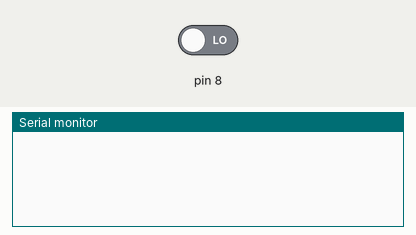
A sketch run on a simulated Arduino Uno, built with avr-gcc and run on an emulated ATmega328P. Parts: the last lines printed to the serial monitor. The inputs (shaded band) are chosen by the test bench; at power-on: pin 8 LOW.

Above: at 1.2 s.
1.3 s: pin 8 driven HIGH
At 2.5 s:
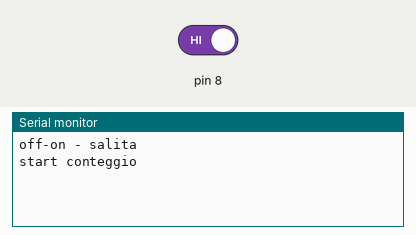
2.8 s: pin 8 driven LOW
At 3.2 s:
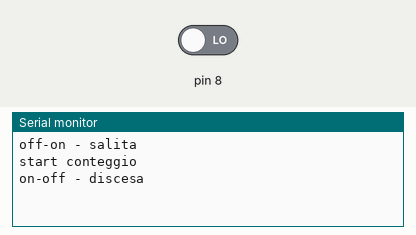

The sketch:

043-multiclick-frontisalita-2.ino
```cpp
//parte 2 - aggiungo il conteggio

void setup() {
  Serial.begin(9600);
  pinMode(8, INPUT);
}

bool tasto;
bool prev_tasto;

bool conteggio;
long t0;
long FINESTRA = 2000;

int click = 0;

void loop() {
  tasto = digitalRead(8);

  if (!prev_tasto && tasto) {
    Serial.println("off-on - salita");
    prev_tasto = tasto;

    //se il conteggio non è ancora attivo, lo faccio partire
    if (!conteggio) {
      conteggio = true;
        //salvo il tempo iniziale
        t0 = millis();
        Serial.println("start conteggio");
        //azzero i click
        click = 0;
    }

  }

  if (prev_tasto && !tasto) {
    Serial.println("on-off - discesa");
    prev_tasto = tasto;
    click++;
  }

  if (conteggio && ((millis() - t0) > FINESTRA) ){
    Serial.println("fine conteggio");
    conteggio = false;

    Serial.print("click: ");
    Serial.println(click);
    Serial.println("----------");
  }

}
```

Measured:
- after the input at 1.3 s, the serial monitor: prints a new line at once (image 1)
- after the input at 2.8 s, the serial monitor: prints a new line at once (image 2)
